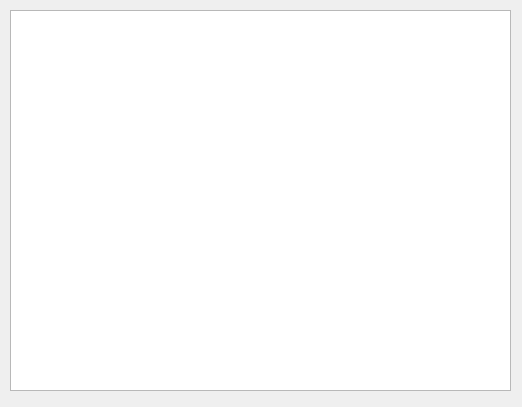
<?xml version="1.0" encoding="UTF-8"?>
<ui version="4.0">
 <class>ViewShowPopup</class>
 <widget class="QDialog" name="ViewShowPopup">
  <property name="geometry">
   <rect>
    <x>0</x>
    <y>0</y>
    <width>522</width>
    <height>407</height>
   </rect>
  </property>
  <property name="windowTitle">
   <string>Dialog</string>
  </property>
  <widget class="QTableView" name="tableView">
   <property name="geometry">
    <rect>
     <x>10</x>
     <y>10</y>
     <width>501</width>
     <height>381</height>
    </rect>
   </property>
  </widget>
 </widget>
 <resources/>
 <connections/>
</ui>
